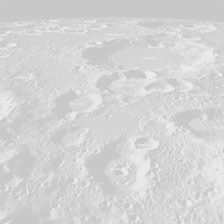
#> input picture ep1/lunar_images/lunar01_raw.jpg, 224 x 224 px; its folder holds 3 pictures in this run
$ python ep1.py
#> lines starting #> are read from the running program, lines starting #| are printed output that depends on the picture
import numpy as np
from PIL import Image
import matplotlib.pyplot as plt

import os

def contrast_fixing(filename):
    img = Image.open(filename)
    data = np.array(img)

    max_shade = np.max(data)
    min_shade = np.min(data)

    data1 = np.array(data - min_shade)
    k = (float(255 / (max_shade - min_shade)))
    updated_data = np.array(data1 * k)
    res_img = Image.fromarray(updated_data)

    if res_img.mode != 'RGB':
        res_img = res_img.convert('RGB')
    res_img.save("updated_" + filename)

    return updated_data, data1, k, data

def intense_histogram(filename, updated_data):

    unique, counts = np.unique(updated_data, return_counts = True)
    res = dict(zip(unique, counts))

    y_pos = np.arange(len(res.keys()))
    plt.bar(range(len(res)), list(res.values()), align = 'center')
    plt.xticks(range(len(res)), list(np.round(unique,2)), rotation = 45)
    plt.title(filename + " intense")
    plt.show()


def losses_histogram(filename, updated_data, data1, k):

    data_int = np.array(data1 * k, dtype = np.int64)
    losses = data_int - updated_data

    unique, counts = np.unique(losses, return_counts = True)
    res = dict(zip(unique, counts))

    y_pos = np.arange(len(res.keys()))
    plt.bar(range(len(res)), list(res.values()), align = 'center')
    plt.xticks(range(len(res)), list(np.round(unique,2)), rotation = 45)
    plt.title(filename + " losses")
    plt.show()

files = next(os.walk("lunar_images"))
file_count = len(files)

for i in range(1, file_count + 1):
    filename = "lunar_images/lunar0" + str(i) + "_raw.jpg"
    upd_data, data1, k, data = contrast_fixing(filename)
#> in contrast_fixing, img is the input picture: PIL image 224x224 L; min 191, max 243, mean 212
#> in contrast_fixing, `max_shade = np.max(data)`: max_shade = 243
#> in contrast_fixing, `min_shade = np.min(data)`: min_shade = 191
#> in contrast_fixing, `data1 = np.array(data - min_shade)`:
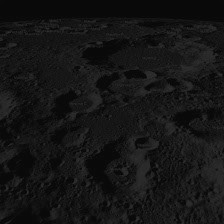
#> data1: shape (224, 224); min 0, max 52, mean 21
#> in contrast_fixing, `k = (float(255 / (max_shade - min_shade)))`: k = 4.9
#> in contrast_fixing, `updated_data = np.array(data1 * k)`:
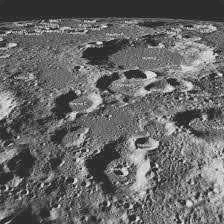
#> updated_data: shape (224, 224) float64; min 0, max 255, mean 103; drawn with min black and max white
#> k = 4.9
    intense_histogram(filename, upd_data)
#> in intense_histogram, `unique, counts = np.unique(updated_data, return_counts = True)`: unique = 53 values from 0 to 255; counts = 53 values, max 5639 at index 9, min 2 at index 0, mean 946.7
#> in intense_histogram, `res = dict(zip(unique, counts))`: res = 53 items
#> in intense_histogram, `y_pos = np.arange(len(res.keys()))`: y_pos = 53 values from 0 to 52
#> in intense_histogram, `plt.show()`:
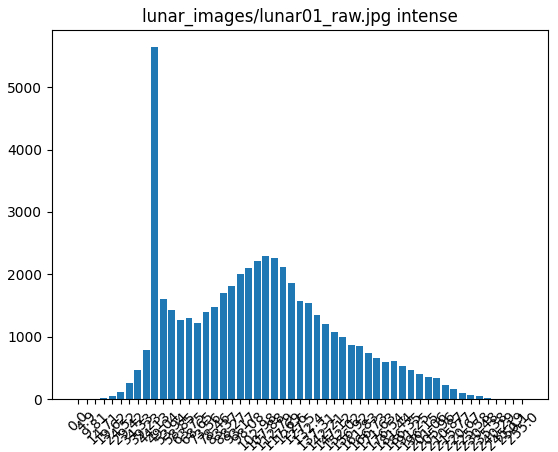
#> figure drawn by matplotlib, 1 panel; tallest bar 5639 high, from x = 8.6 to 9.4
    intense_histogram(filename, data)
#> call 2 of intense_histogram, with filename = 'lunar_images/lunar01_raw.jpg'
#> in intense_histogram (call 2), `unique, counts = np.unique(updated_data, return_counts = True)`: unique = 53 values from 191 to 243
#> in intense_histogram (call 2), `plt.show()`:
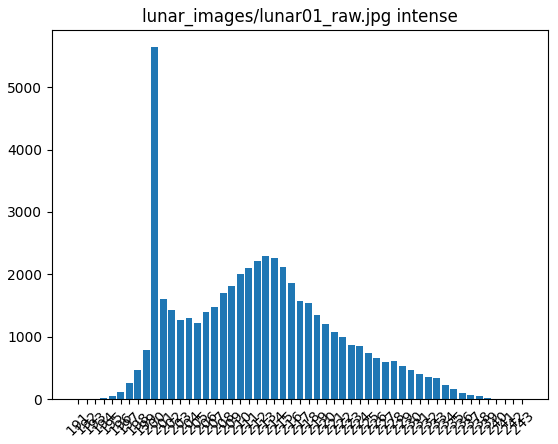
#> figure drawn by matplotlib, 1 panel; tallest bar 5639 high, from x = 8.6 to 9.4
#> pass 2 of the loop `for i in range(1, file_count + 1):`:
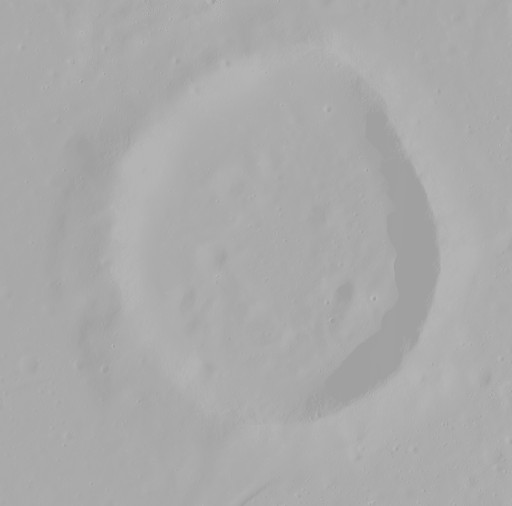
#> input picture ep1/lunar_images/lunar02_raw.jpg, 512 x 506 px
#> in contrast_fixing, img is the input picture: PIL image 512x506 L; min 155, max 185, mean 170.3
#> max_shade = 185
#> min_shade = 155
#> in contrast_fixing (call 2), `data1 = np.array(data - min_shade)`:
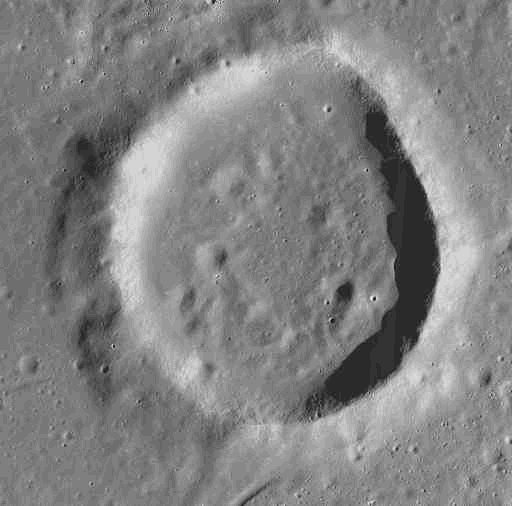
#> data1: shape (506, 512); min 0, max 30, mean 15.3; drawn with min black and max white
#> in contrast_fixing (call 2), `k = (float(255 / (max_shade - min_shade)))`: k = 8.5
#> updated_data: shape (506, 512) float64
#> unique = 31 values from 155 to 185
#> in intense_histogram (call 4), `plt.show()`:
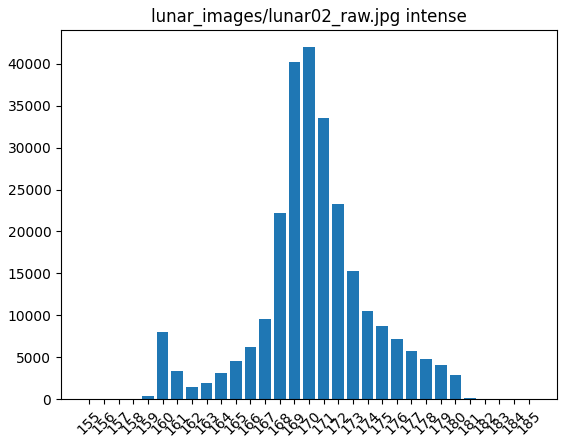
#> figure drawn by matplotlib, 1 panel; tallest bar 41970 high, from x = 14.6 to 15.4

    #losses_histogram(filename, upd_data, data1, k)
